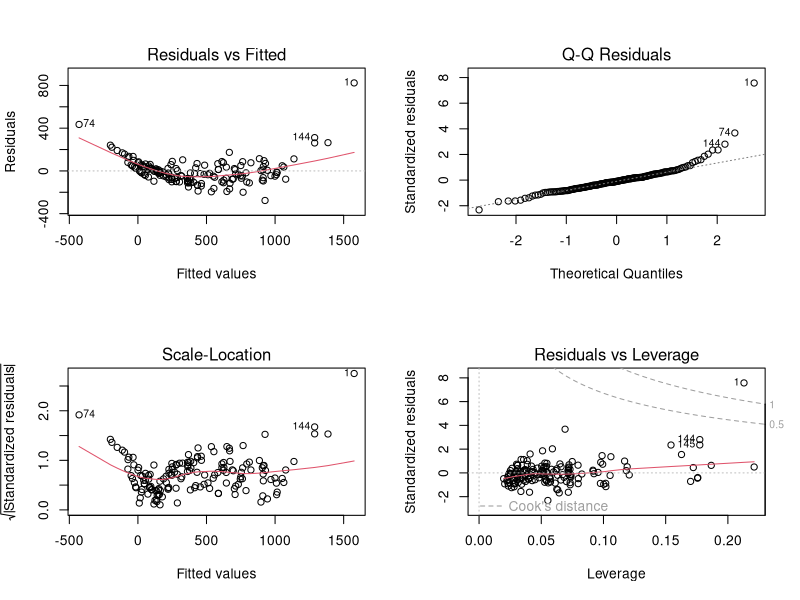
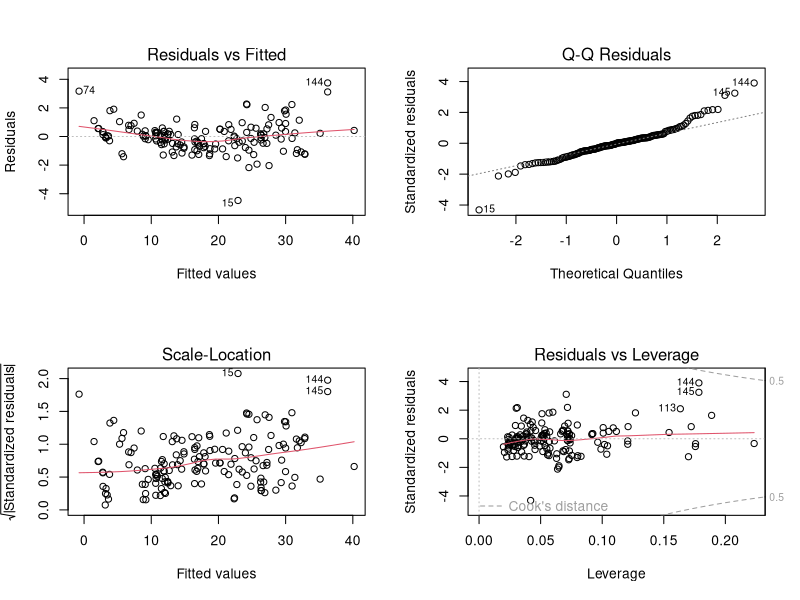
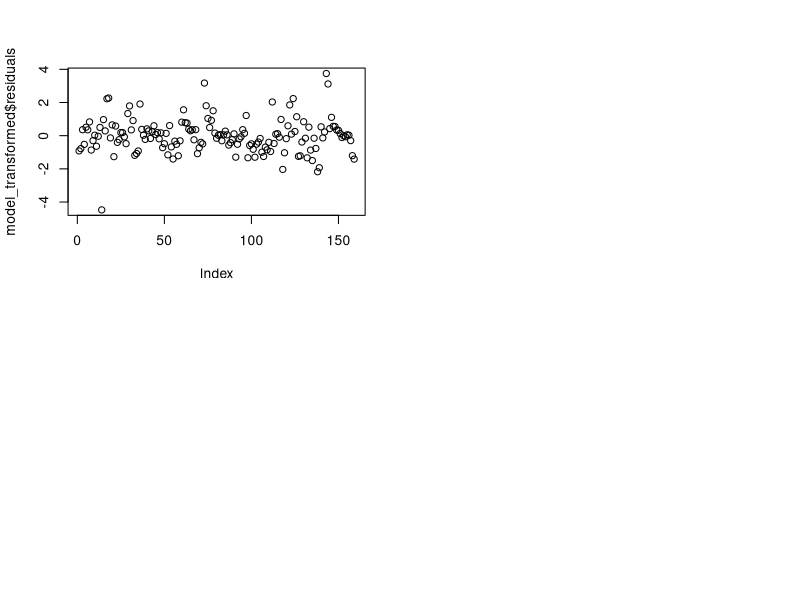

These charts were generated, in order, by the following R code:
## ---- chunk 1

data <- read.csv("cleaned_data_3.csv", fileEncoding="UTF-8-BOM")

## ---- chunk 2

model <- lm(Weight ~ ., data = data)

par(mfrow = c(2, 2))
plot(model)

## ---- chunk 3

data <- data[-c(1),]
model <- lm(Weight ~ ., data = data)

## ---- chunk 4

model_transformed <- lm(sqrt(Weight) ~ ., data = data)

plot(model_transformed, which = 1)

## ---- chunk 5

model <- lm(Weight ~ ., data = data)
summary(model)
summary(model_transformed)

## ---- chunk 6

plot(model_transformed, which = 2)

## ---- chunk 7

plot(model_transformed, which = 3)

## ---- chunk 8

plot(model_transformed, which = 5)

## ---- chunk 9

plot(model_transformed$residuals)

## ---- chunk 10

data <- transform(data, Weight = sqrt(Weight))
write.csv(data, 'cleaned_data_4.csv', row.names = FALSE)

